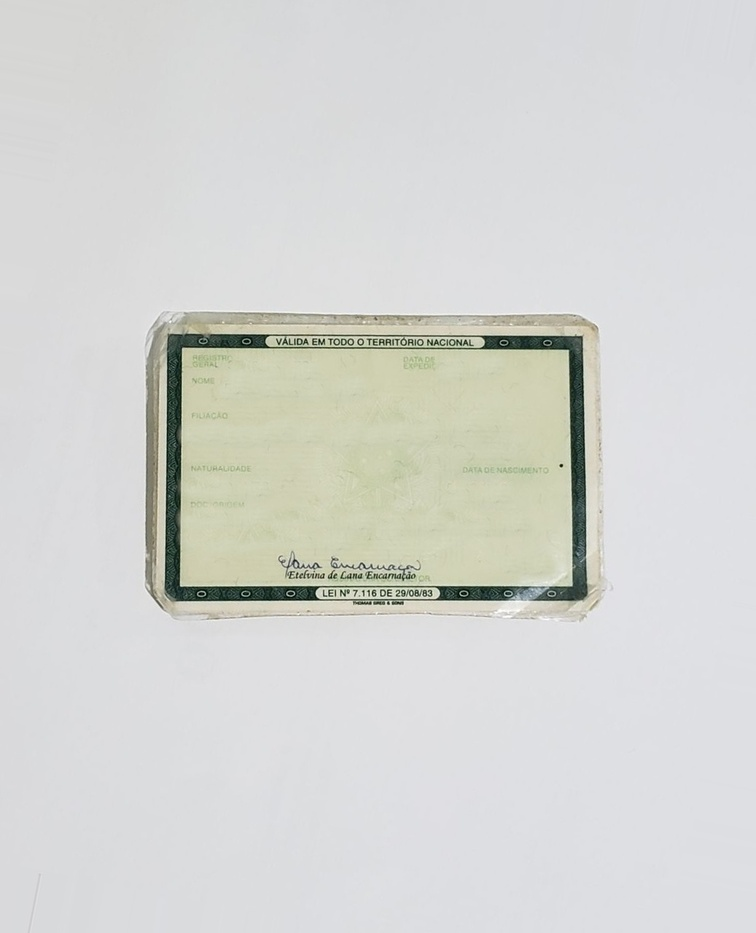
#> input picture identidade.jpeg, 756 x 933 px, shrunk from 1037 x 1280 before the run
$ python orientacao.py --imagem identidade.jpeg
#> lines starting #> are read from the running program, lines starting #| are printed output that depends on the picture; after the words box and inside, x2 and y2 are one past the last pixel; in counts of white or black regions, pixels touching at a corner belong together
import argparse
import cv2
'''
     uso:
     orientacao.py --imagem nomedaimagem.jpg
'''
ap = argparse.ArgumentParser()
ap.add_argument("-i", "--imagem", required=True,
	help="diretorio_da_imagem")
args = vars(ap.parse_args())
image = cv2.imread(args["imagem"])
#> image is the input picture: shape (933, 756, 3); mean B, G, R 211, 213.9, 212.7
gray = cv2.cvtColor(image, cv2.COLOR_BGR2GRAY)
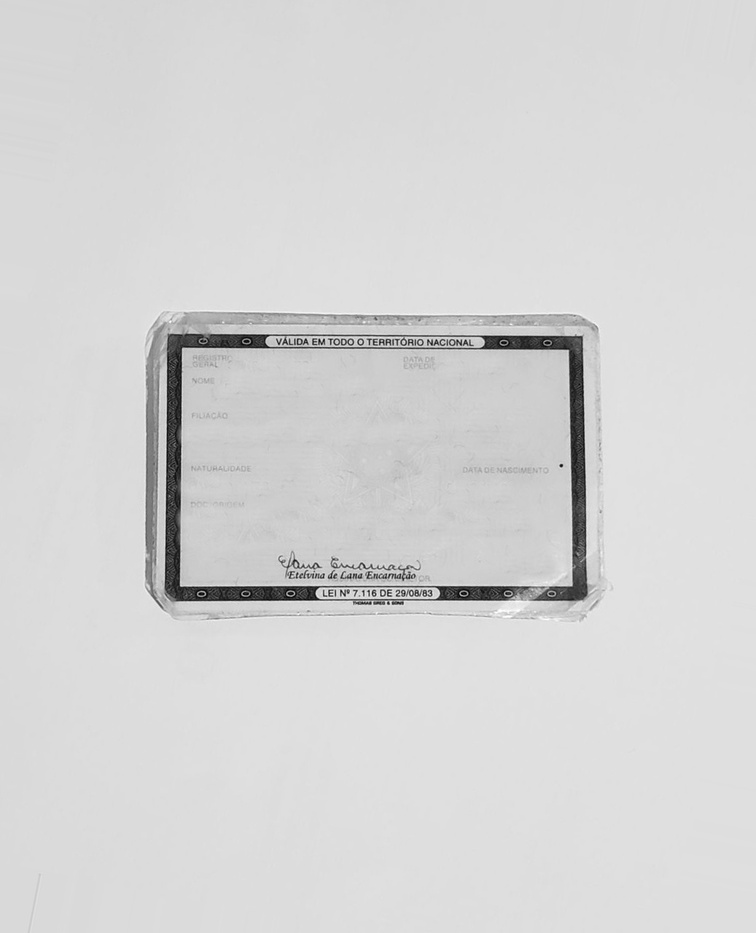
#> gray: shape (933, 756); min 3, max 255, mean 213.2
gray = cv2.bitwise_not(gray)
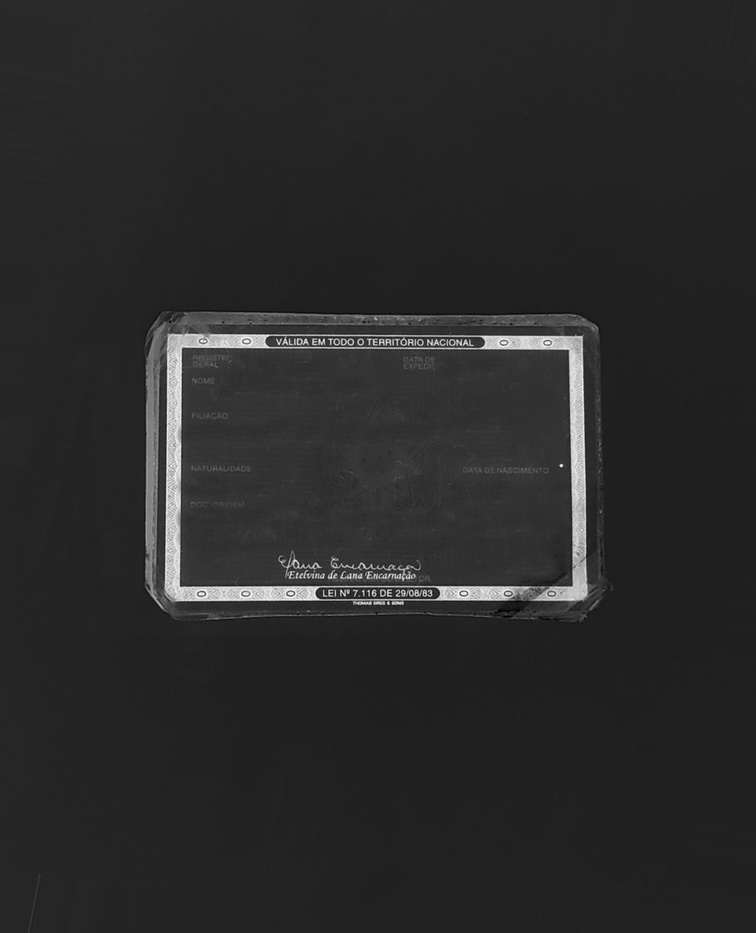
#> gray: shape (933, 756); min 0, max 252, mean 41.8
thresh = cv2.threshold(gray, 0, 255,
	cv2.THRESH_BINARY | cv2.THRESH_OTSU)[1]
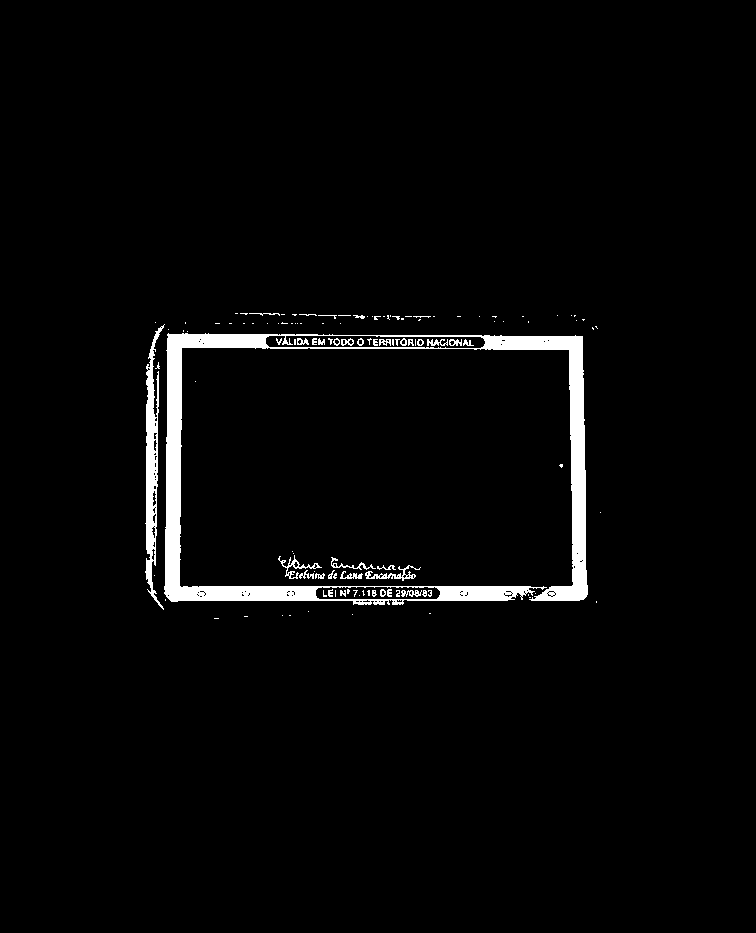
#> thresh: shape (933, 756); 2.8% white; 121 white regions (83 under 20 px), largest, box (x1, y1, x2, y2) and area: (164, 333, 588, 605) 15250, (145, 324, 165, 610) 2276, (365, 565, 421, 581) 252
#> (the run stopped early here; a loop or call above may not have finished)
